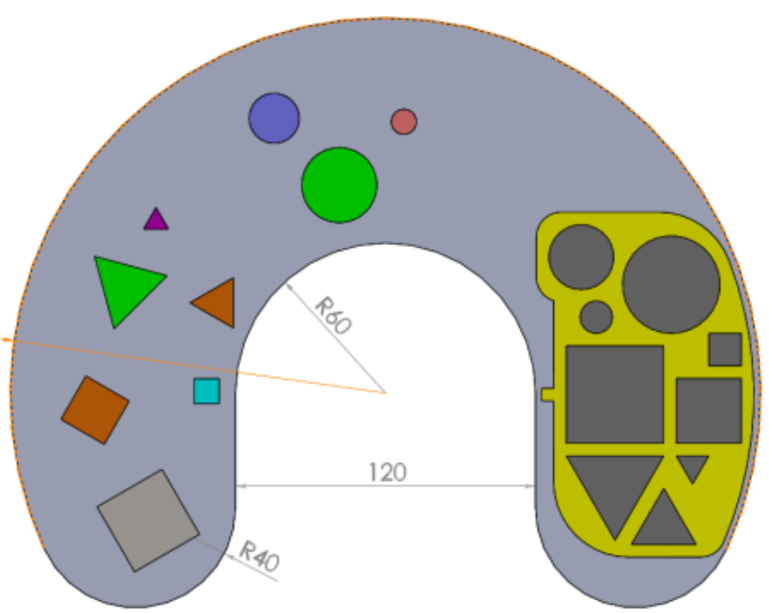
#> input picture field_image_from_manual.png, 1538 x 1226 px (shown at 1/2 size)
$ jupyter execute module89_chat.ipynb
#> lines starting #> are read from the running program, lines starting #| are printed output that depends on the picture; after the words box and inside, x2 and y2 are one past the last pixel; in counts of white or black regions, pixels touching at a corner belong together
[cell 1]
# image processing
import cv2

# display image
from matplotlib import pyplot as plt

# mathematical operation
import math

[cell 2]
class Image:
	''' - store information about image
	'''

	def __init__( self, image, imageNameStr ):
		self.image = image
		self.rgbImage = cv2.cvtColor( self.image, cv2.COLOR_BGR2RGB )
		self.imageNameStr = imageNameStr

class ImagePlotter:
	''' - used to dynamically create image plot using matplotlib
	'''

	def __init__( self, widthPerImageInch, heightPerImageInInch, numberOfColumn ):

		# matplotlib pyplot
		self.plt  = plt

		# image width
		self.widthPerImageInch = widthPerImageInch

		# overall width of figure
		self.overallImageWidthInInch = self.widthPerImageInch * numberOfColumn

		# image height
		self.heightPerImageInInch = heightPerImageInInch

		# all image to plot in this figure
		self.imageObjStorageList = []

		# set number of column in figure
		self.numberOfColumn = numberOfColumn

		# number of row
		self.numberOfRow = None

		# number of image
		self.numberOfImage = None

		# figure
		self.figure = None

	def addImageToPlot( self, image, imageNameStr ):
		''' - add image to be plotted
		'''

		# create image object
		imageObj = Image( image, imageNameStr )

		# store image object
		self.imageObjStorageList.append( imageObj )

	def plotAndShowAllImage( self ):
		''' - construct all image in figure and show them
		'''

		# get number of image in figure
		self.numberOfImage = len( self.imageObjStorageList )

		# calculate number of row
		self.numberOfRow = math.ceil( self.numberOfImage / self.numberOfColumn )

		# calculate overall plot height in inches
		self.overallImageHeightInInch = self.numberOfRow * self.heightPerImageInInch

		# create figure
		self.figure = self.plt.figure( figsize = ( self.overallImageWidthInInch, self.overallImageHeightInInch ) )

		# loop through image object
		for imagePosition, imageObj in enumerate( self.imageObjStorageList ):

			# set position of image
			self.figure.add_subplot( self.numberOfRow, self.numberOfColumn, imagePosition + 1 )

			# add image to figure
			self.plt.imshow( imageObj.rgbImage )

			# not show the axis
			self.plt.axis( 'off' )

			# set image title
			self.plt.title( imageObj.imageNameStr )

		# show figure
		plt.show()

[cell 3]
class ContourStorage:
	''' - store and manage contour object by its type

		- contour has 3 types:
			- square contour
			- triangle contour
			- circle contour
	'''

	def __init__( self, contourList ):

		# all contour storage
		self.allContourList = contourList

		# all contour object storage
		self.allContourObjList = list()

		# convert contour to contour object
		# this is going to use for further processing
		self._createContourObj()

		# contour contour in area range storage
		self.contourObjInAreaRangeList = list()

		# square contour object storage
		self.squareContourObjList = list()

		# triangle contour object storage
		self.triangleContourObjList = list()

		# circle contour object storage
		self.circleContourObjList = list()

		# outer most square contour object storage
		self.outerMostSquareContourObjList = list()

		# outer most triangle contour object storage
		self.outerMostTriangleContourObjList = list()

		# outer most circle contour object storage
		self.outerMostCircleContourObjList = list()

	def _createContourObj( self ):
		''' - construct contour object from list of contour
		'''

		# loop through each contour
		for contour in self.allContourList:

			# create contour object
			contourObj = Contour( contour )

			# store contour object
			self.allContourObjList.append( contourObj )

	def filterContoursOnlyInAreaRange( self, minArea=0, maxArea=0 ):
		''' - get only contour in area range

			ARGS:
				- contourObjList ( list )
				- minArea ( int )
				- maxArea ( int )

			RETURN:
				- contourObjInAreaRangeList ( list )
		'''

		# loop through each contour object
		for contourObj in self.allContourObjList:

			# this contour is in range
			if minArea <= contourObj.area <= maxArea:

				# store it
				self.contourObjInAreaRangeList.append( contourObj )
		return self.contourObjInAreaRangeList

	def isOuterMostContour( self, contourObj, otherContourObjList, epsilonPercent ):
		''' - check to see if this contour object is NOT inside any of the other contour object
		'''

		# approximate polygon of contour object
		approximatedPointList = contourObj.approximatePolygonOfContour( epsilonPercent )

		# loop through each other contour obj
		for otherContourObj in otherContourObjList:

			# loop each point in approximated polygon
			for point in approximatedPointList:

				pointTuple = ( int( point[ 0 ][ 0 ] ), int( point[ 0 ][ 1 ] ) )

				# point is inside other approximated polygon
				if cv2.pointPolygonTest( otherContourObj.contour, pointTuple, False ) > 0:

					# this is NOT the outer most contour
					return False

		# this is the outer most contour
		return True

	def isSquareContour( self, contourObj, epsilonPercent, errorPercent ):
		''' - check if this contour object is square shape

			- this contour object is square contour if:
				- its approximated curve has 4 points
				- its bounding box has an aspect ration close to 1
		'''

		# calculate approximation curve of contour
		approximatedPointList = contourObj.approximatePolygonOfContour( epsilonPercent  )

		# contour has polygon approximation point equal to 4
		if len( approximatedPointList ) == 4:

			# calculate approximation polygon bounding box
			( xPosition, yPosition, boundingBoxWidth, boundingBoxHeight ) = cv2.boundingRect( approximatedPointList )

			# calculate aspect ratio of bounding box
			boundingBoxAspectRatio = boundingBoxWidth / boundingBoxHeight

			# calculate acceptable error
			acceptableError = errorPercent / 100

			# this bounding box is square
			if 1 - acceptableError <= boundingBoxAspectRatio <= 1 + acceptableError:

				# this is square contour
				return True

		# this contour is not square
		return False

	def isTriangleContour( self, contourObj, epsilonPercent ):
		''' - check if this is a triangle shape contour

			- this contour is triangle if:
				- it approximation curve has 3 points
		'''

		# calculate approximation curve of contour
		approximatedPointList = contourObj.approximatePolygonOfContour( epsilonPercent  )

		# this is triangle shape contour
		if len( approximatedPointList ) == 3:
			return True

		# this is not a triangle contour
		return False

	def isCircleContour( self, contourObj, epsilonPercent, errorPercent ):
		''' - check if this is a circle contour

			- this contour in circle if:
				- approximate point is more than5
				- bounding box has square aspect ratio
		'''

		# calculate approximation curve of contour
		approximatedPointList = contourObj.approximatePolygonOfContour( epsilonPercent  )

		# contour has polygon approximation point more than 5
		if len( approximatedPointList ) > 5:

			# calculate approximation polygon bounding box
			( xPosition, yPosition, boundingBoxWidth, boundingBoxHeight ) = cv2.boundingRect( approximatedPointList )

			# calculate aspect ratio of bounding box
			boundingBoxAspectRatio = boundingBoxWidth / boundingBoxHeight

			# calculate acceptable error
			acceptableError = errorPercent / 100

			# this bounding box is square
			if 1 - acceptableError <= boundingBoxAspectRatio <= 1 + acceptableError:

				# this contour is circle
				return True

		# this contour is not circle
		return False

	def classifyContourObjByShape( self ):
		''' - classify contour object by its shape

			- we are focusing only for 3 type of contour here:
				- square
				- circle
				- triangle
		'''

		# loop through each contour object in area range
		for contourObj in self.contourObjInAreaRangeList:

			# this is circle contour
			if self.isCircleContour( contourObj, 4, 6 ):

				# store contour object in circle contour storage
				self.circleContourObjList.append( contourObj )

				# set contour's shape type
				contourObj.shapeTypeStr = 'circle'
				continue

			# this is triangle contour
			if self.isTriangleContour( contourObj, 5 ):

				# store contour object in triangle contour storage
				self.triangleContourObjList.append( contourObj )

				# set contour's shape type
				contourObj.shapeTypeStr = 'triangle'
				continue

			# this is square contour
			if self.isSquareContour( contourObj, 4, 5 ):

				# store contour object in square contour storage
				self.squareContourObjList.append( contourObj )

				# set contour's shape type
				contourObj.shapeTypeStr = 'square'
				continue

	def filterOnlyOuterMostContourObj( self, contourObjList, epsilonPercent ):
		''' - filter to get only the outer most contour obj from contour object list

			ARGS:
				- contourObjList ( list ) --> input contour list
				- epsilonPercent ( int )

			RETURN:
				- outerMostContourObjList ( list )
		'''

		# outer most contour object storage
		outerMostContourObjList = list()

		# loop through each contour object
		for contourObj in contourObjList:

			# this is outer most contour object
			if self.isOuterMostContour( contourObj=contourObj, otherContourObjList=contourObjList, epsilonPercent=epsilonPercent ):

				# calculate center point of contour
				contourObj.calculateCenterPoint()

				# calculate coordinate frame of contour
				contourObj.calculateCoordinateFrame()

				# store it
				outerMostContourObjList.append( contourObj )

		return outerMostContourObjList

class Contour:
	''' - store information about contour of interest
	'''

	def __init__( self, contour ):

		# all pixel coordinate of this contour
		self.contour = contour

		# store the latest epsilon percent value used
		self.latestEpsilonPercent = None

		# store percent of epsilon to approximated point list of contour
		self.epsilonPercentToApproximatedPointListDict = dict()

		# contour type
		# contour must be one of the following type
		# - square
		# - circle
		# - triangle
		self.shapeTypeStr = None

		# center point of contour
		self.centerPointTuple = tuple()

		# end point of x axis with respect to center point
		self.xAxisEndPointTuple = tuple()

		# end point of y axis with respect to center point
		self.yAxisEndPointTuple = tuple()

		# length of vector ( in pixel ) to draw contour's coordinate frame
		self.vectorLengthInt = 50

	@property
	def area( self ):
		''' - find area of contour

			RETURN:
				- areaOfContour ( float )
		'''

		# calculate contour area``
		return cv2.contourArea( self.contour )

	def approximatePolygonOfContour( self, epsilonPercent ):
		''' - approximate polygon of contour to be a rougher shape

			- mainly used for shape analysis

			- usually set epsilon parameter to 1 - 5 % of contour's perimeter

			- first this function is going to find if the approximated point exist for selected percent of epsilon
				- if exist --> return value from storage
				- else --> calculate, store and return
		'''

		# store the latest epsilon percent used
		self.latestEpsilonPercent = epsilonPercent

		# approximated point exist for selected epsilon value
		if epsilonPercent in self.epsilonPercentToApproximatedPointListDict:

			# just return the calculated approximated point list
			return self.epsilonPercentToApproximatedPointListDict[ epsilonPercent ]

		# the approximated point list dose NOT exist for selected percent of epsilon, then
		# calculate contour perimeter
		contourPerimeter = cv2.arcLength( self.contour, True )

		# approximate curve of contour
		approximatedPointList = cv2.approxPolyDP( self.contour,  epsilonPercent / 100 * contourPerimeter, True )

		# store percent of epsilon to approximated point list
		self.epsilonPercentToApproximatedPointListDict[ epsilonPercent ] = approximatedPointList

		return approximatedPointList

	def calculateCenterPoint( self ):
		''' - calculate center point of contour using opencv's moment
		'''

		# calculate moment
		moment = cv2.moments( self.contour )

		# calculate x-axis of center point
		xComponent = int( moment[ "m10" ] / moment[ "m00" ] )

		# calculate y-axis of center point
		yComponent = int( moment[ "m01" ] / moment[ "m00" ] )

		self.centerPointTuple = ( xComponent, yComponent )

	def calculateCoordinateFrame( self ):
		''' - calculate coordinate frame of contour with respect to camera FOV
		'''

		# this contour is circle contour, then
		if self.shapeTypeStr == 'circle':

			# x-axis component is the same direction with camera's x-axis
			self.xAxisEndPointTuple = ( self.centerPointTuple[ 0 ] + self.vectorLengthInt, self.centerPointTuple[ 1 ] )

			# y-axis component is the same direction with camera's y-axis
			self.yAxisEndPointTuple = ( self.centerPointTuple[ 0 ], self.centerPointTuple[ 1 ] + self.vectorLengthInt )

		# this contour is triangle or square contour, then
		# approximate polygon of contour
		approximatedPolygon = self.approximatePolygonOfContour( self.latestEpsilonPercent )

		# approximate polygon of contour in 1D tuple format for each point
		approximatedPolygon1DList = list()

		# loop through each point in approximated polygon
		for point in approximatedPolygon:

			# convert point into 1D tuple
			pointTuple = ( int( point[ 0 ][ 0 ] ), int( point[ 0 ][ 1 ] ) )

			# store it
			approximatedPolygon1DList.append( pointTuple )

		# init point with the smallest y-axis value
		pointWithSmallestY = approximatedPolygon1DList[ 0 ]

		# loop through each approximated point
		for point in approximatedPolygon1DList:

			# this is the new smallest y-axis value point
			if point[ 1 ] < pointWithSmallestY[ 1 ]:

				# update point with the smallest y-axis value
				pointWithSmallestY = point

		# init point with the second smallest y-axis value
		pointWithSecondSmallestY = approximatedPolygon1DList[ 0 ]

		# loop through each approximated point
		for point in approximatedPolygon1DList:

			# this is the new second smallest y-axis value point
			if point[ 1 ] <= pointWithSecondSmallestY[ 1 ] and point[ 0 ] != pointWithSecondSmallestY[ 0 ]:

				# update point with the smallest y-axis value
				pointWithSecondSmallestY = point

		# store 2 with the smallest y-axis value points
		pointsWithSmallestYList = [ pointWithSmallestY, pointWithSecondSmallestY ]

		# find point with smaller x-axis value between 2 points with the smallest y-axis value, then
		if pointWithSecondSmallestY[ 0 ] < pointWithSecondSmallestY[ 0 ]:

			# this is the top left point
			topLeftPointTuple = pointWithSmallestY

			# and the other is top right point
			topRightPointTuple = pointWithSecondSmallestY

		# else, the top left and top right point is just the opposite
		topLeftPointTuple = pointWithSecondSmallestY
		topRightPointTuple = pointWithSmallestY

[cell 4]
# create image plotter object
imagePlotter = ImagePlotter( 7, 7, 2 )

# reading image
originalImage = cv2.imread( 'field_image_from_manual.png' )
#> originalImage is the input picture: shape (1226, 1538, 3); mean B, G, R 185.7, 193, 189.7

# add original image to figure
imagePlotter.addImageToPlot( originalImage, 'original image' )

# converting image into grayscale image
grayScaleImage = cv2.cvtColor( originalImage, cv2.COLOR_BGR2GRAY )
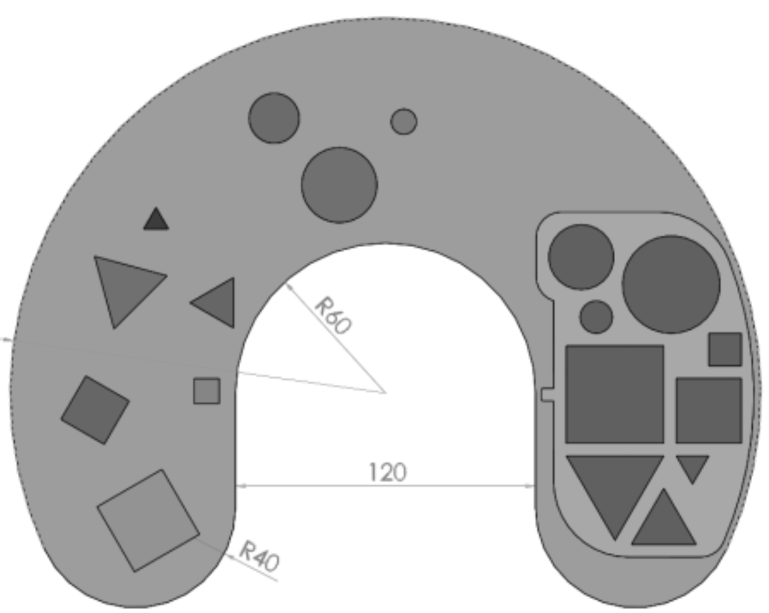
#> grayScaleImage: shape (1226, 1538) (shown at 1/2 size); min 26, max 255, mean 191.2

# add gray scale image to figure
imagePlotter.addImageToPlot( grayScaleImage, 'gray scale image' )

# convert to binary image
_, binaryImage = cv2.threshold( grayScaleImage, 127, 255, cv2.THRESH_BINARY )
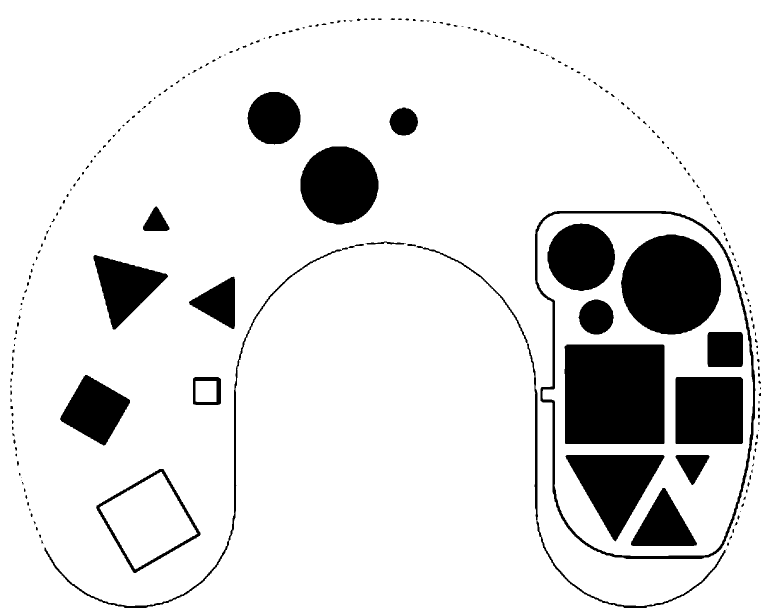
#> binaryImage: shape (1226, 1538) (shown at 1/2 size); 87.9% white; 247 black regions (92 under 20 px), largest, box (x1, y1, x2, y2) and area: (1129, 689, 1329, 888) 39603, (1242, 469, 1442, 669) 31193, (601, 293, 757, 449) 19045

# add binary image to figure
imagePlotter.addImageToPlot( binaryImage, 'binary image' )

# finding contours from binary image
contourList, _ = cv2.findContours( binaryImage, cv2.RETR_LIST, cv2.CHAIN_APPROX_SIMPLE )
#> contourList = 258 contours, 52 with area under 20; largest, box (x1, y1, x2, y2) and area: (0, 0, 1538, 1226) 1882825, (1069, 421, 1512, 1119) 262460, (1075, 427, 1506, 1112) 249932, (1128, 688, 1330, 889) 39997, (1241, 468, 1443, 670) 31482

# init contour storage
contourStorageObj = ContourStorage( contourList )
#> in __init__, `self.allContourList = contourList`: self.allContourList has the same summary as contourList outside __init__
#> the loop in _createContourObj, `for contour in self.allContourList:` made 258 passes
#> after the loop in _createContourObj, `for contour in self.allContourList:`: self.allContourObjList = 258 items

# filter contour only in area range
contourObjInAreaRangeList = contourStorageObj.filterContoursOnlyInAreaRange( 1000, 300000 )
#> after the loop in filterContoursOnlyInAreaRange, `for contourObj in self.allContourObjList:`: self.contourObjInAreaRangeList = 26 items
#> contourObjInAreaRangeList = 26 items

# copy original image to draw contour in area range
originalImageForDrawContourInAreaRange = originalImage.copy()

# loop through contour in area range
for contourObj in contourObjInAreaRangeList:

	# using drawContours() function
	cv2.drawContours( originalImageForDrawContourInAreaRange, [ contourObj.contour ], 0, (0, 0, 255), 3 )
#> this loop made 26 passes
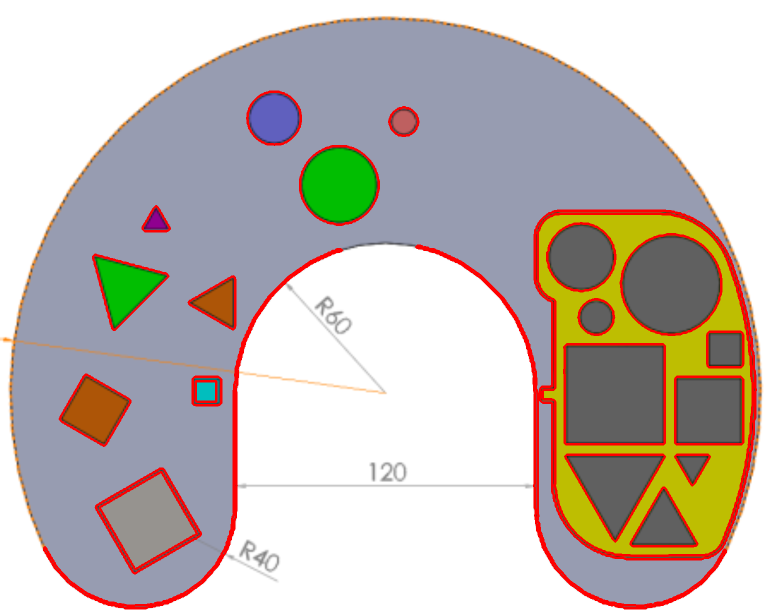
#> originalImageForDrawContourInAreaRange: shape (1226, 1538, 3) (shown at 1/2 size); 4.11% of pixels changed, all inside (x1, y1, x2, y2) = (86, 181, 1514, 1219)

# add original image with contour in area range to figure
imagePlotter.addImageToPlot( originalImageForDrawContourInAreaRange, 'contour in area range' )

# copy original image to draw circle contour
originalImageForDrawCircleContour = originalImage.copy()

# copy original image to draw triangle contour
originalImageForDrawTriangleContour = originalImage.copy()

# copy original image to draw square contour
originalImageForDrawSquareContour = originalImage.copy()

# classify contour object by its shape
contourStorageObj.classifyContourObjByShape()
#> the loop in classifyContourObjByShape, `for contourObj in self.contourObjInAreaRangeList:` made 26 passes
#> after the loop in classifyContourObjByShape, `for contourObj in self.contourObjInAreaRangeList:`: self.circleContourObjList = 6 items; self.squareContourObjList = 8 items; self.triangleContourObjList = 6 items

print( contourStorageObj.circleContourObjList )
#> (printed output is left out)
print( contourStorageObj.triangleContourObjList )
#> (printed output is left out)
print( contourStorageObj.squareContourObjList )
#> (printed output is left out)

# loop through each circle contour
for circleContourObj in contourStorageObj.circleContourObjList:

	# draw contour
	cv2.drawContours( originalImageForDrawCircleContour, [ circleContourObj.contour ], 0, (0, 0, 255), 3 )
#> this loop made 6 passes
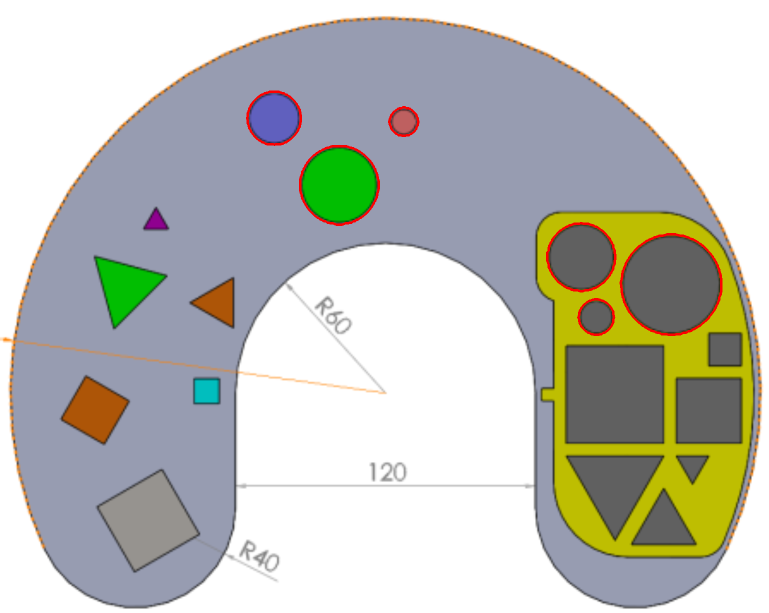
#> originalImageForDrawCircleContour: shape (1226, 1538, 3) (shown at 1/2 size); 0.55% of pixels changed, all inside (x1, y1, x2, y2) = (492, 181, 1445, 672)

# add original image with circle contour
imagePlotter.addImageToPlot( originalImageForDrawCircleContour, 'circle contour' )

# loop through each circle contour
for triangleContourObj in contourStorageObj.triangleContourObjList:

	# draw contour
	cv2.drawContours( originalImageForDrawTriangleContour, [ triangleContourObj.contour ], 0, (0, 0, 255), 3 )
#> (the rest of the program and of its run is left out)
